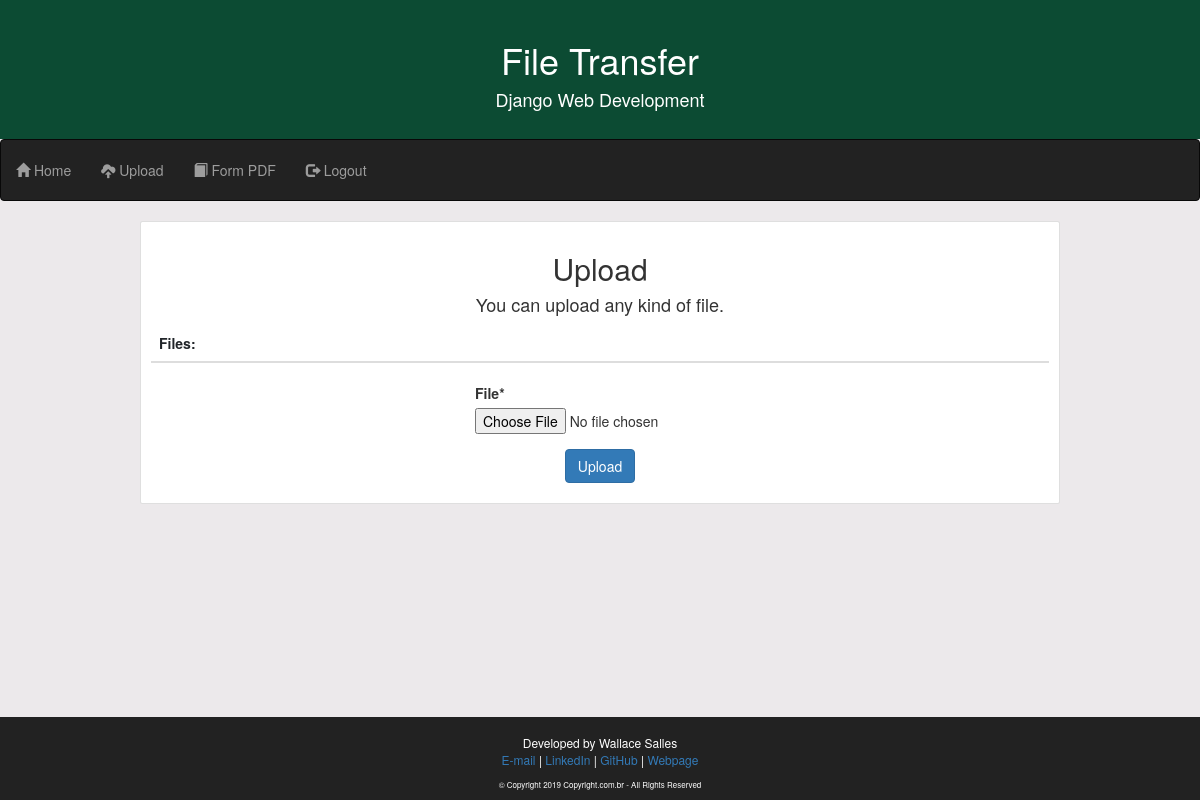
Page /upload/ (signed in) on the earlier database version.
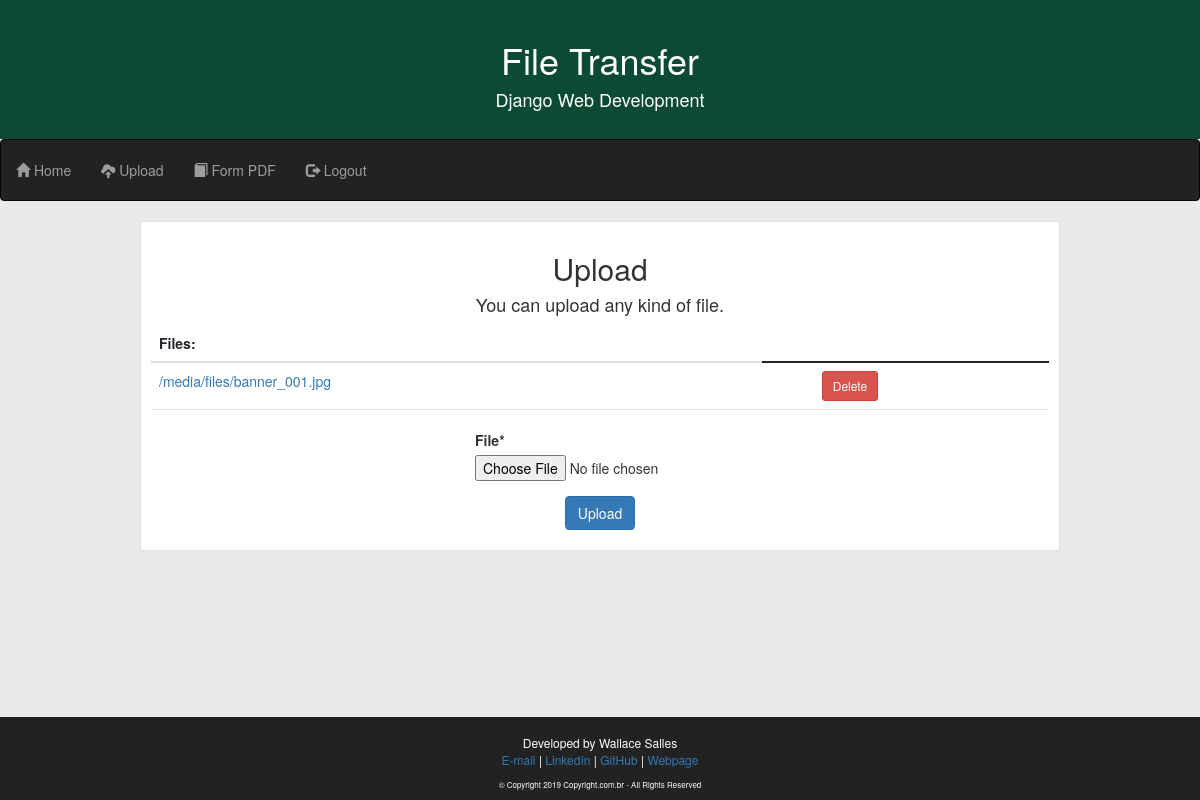
Same page on the later database version.
### core/models.py (models this page shows, shortened)
class UploadFiles(models.Model):
    id = models.AutoField(primary_key=True)
    file = models.FileField(upload_to='files/')

### core/views.py (the view)
# urls.py: path('upload/', views.upload, name='upload'),
@login_required(login_url='/login/')
def upload(request):
    if request.method == 'POST':
        form = UploadForm(request.POST, request.FILES)
        if form.is_valid():
            form.save()
            return redirect('upload')
    else:
        form = UploadForm()
    uploads = UploadFiles.objects.all()
    return render(request, 'upload.html', {
        'uploads': uploads,
        'form': form
    })

### core/forms.py
class UploadForm(forms.ModelForm):
    class Meta:
        model = UploadFiles
        fields = ('file',)

### fileTransfer/templates/upload.html (shortened to what this page needs)
{% extends 'base.html' %}
{% load crispy_forms_tags %}
{% block content %}
  {% block content_header %}
    <h2 align="center">Upload</h2>
    <h4 align="center">
      You can upload any kind of file.
      <br>
    </h4>
  {% endblock %}
<table class="table mb-0">
    <thead>
      <tr>
        <th>Files:</th>
      </tr>
    </thead>
    <tbody>
      {% for upload in uploads %}
        <tr>
          <td>
            <a href="{{ upload.file.url }}" target="_blank">{{ upload.file.url }}</a>
          </td>
          <td>
          </td>
          <td>
            <form method="post" action="{% url 'delete_files' upload.pk %}">
              <button type="submit" class="btn btn-danger btn-sm">Delete</button>
            </form>
          </td>
        </tr>
      {% endfor %}
    </tbody>
  </table>
<br>
<form method="post" enctype="multipart/form-data" style="margin:0 auto; width:250px;">
    {{ form|crispy }}
    <p align="center">
      <button type="submit" class="btn btn-primary">Upload</button>
    </p>
</form>
{% endblock %}

Differences in the rows shown:
added UploadFiles: file "/media/files/banner_001.jpg"
